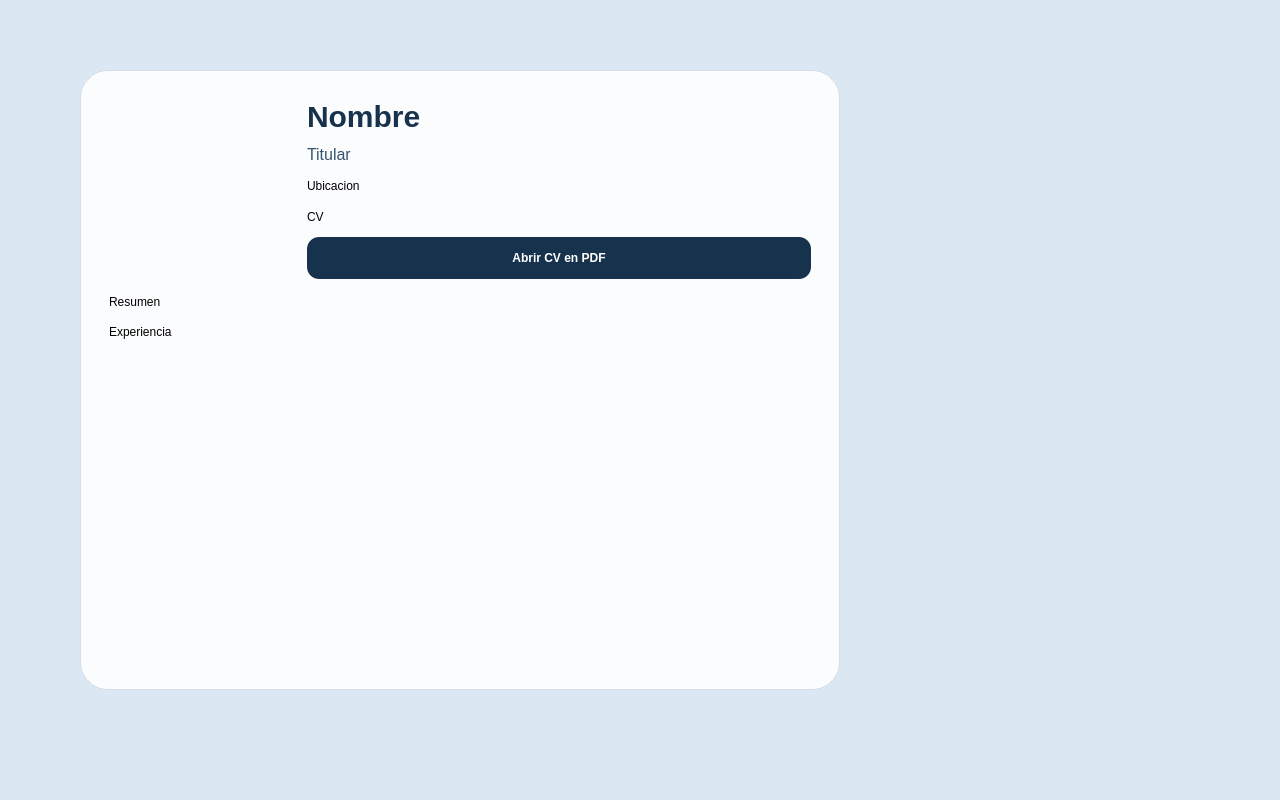
<?xml version="1.0" encoding="UTF-8"?>
<ui version="4.0">
 <class>Ventana</class>
 <widget class="QWidget" name="Ventana">
  <property name="geometry">
   <rect>
    <x>0</x>
    <y>0</y>
    <width>1280</width>
    <height>800</height>
   </rect>
  </property>
  <property name="windowTitle">
   <string>Ventana principal</string>
  </property>
  <property name="styleSheet">
   <string notr="true">QWidget {
    font-family: &quot;Segoe UI&quot;;
}
QLabel#backgroundLabel {
    background: #dbe7f3;
}
QFrame#overlayCard {
    background-color: rgba(255, 255, 255, 0.88);
    border: 1px solid rgba(20, 53, 82, 0.1);
    border-radius: 28px;
}
QPushButton {
    min-height: 42px;
    border-radius: 12px;
    background-color: #17324d;
    color: white;
    padding: 0 18px;
    font-weight: 700;
}
QLabel#nameLabel {
    font-size: 30px;
    font-weight: 800;
    color: #17324d;
}
QLabel#headlineLabel {
    font-size: 16px;
    color: #35546f;
}
QLabel#summaryTitleLabel, QLabel#experienceTitleLabel {
    font-size: 16px;
    font-weight: 700;
    color: #17324d;
}</string>
  </property>
  <widget class="QLabel" name="backgroundLabel">
   <property name="geometry">
    <rect>
     <x>0</x>
     <y>0</y>
     <width>1280</width>
     <height>800</height>
    </rect>
   </property>
   <property name="scaledContents">
    <bool>false</bool>
   </property>
  </widget>
  <widget class="QFrame" name="overlayCard">
   <property name="geometry">
    <rect>
     <x>80</x>
     <y>70</y>
     <width>760</width>
     <height>620</height>
    </rect>
   </property>
   <layout class="QVBoxLayout" name="verticalLayout">
    <property name="spacing">
     <number>16</number>
    </property>
    <property name="leftMargin">
     <number>28</number>
    </property>
    <property name="topMargin">
     <number>28</number>
    </property>
    <property name="rightMargin">
     <number>28</number>
    </property>
    <property name="bottomMargin">
     <number>28</number>
    </property>
    <item>
     <layout class="QHBoxLayout" name="headerLayout">
      <property name="spacing">
       <number>18</number>
      </property>
      <item>
       <widget class="QLabel" name="profilePhotoLabel">
        <property name="minimumSize">
         <size>
          <width>180</width>
          <height>180</height>
         </size>
        </property>
        <property name="maximumSize">
         <size>
          <width>180</width>
          <height>180</height>
         </size>
        </property>
        <property name="text">
         <string/>
        </property>
       </widget>
      </item>
      <item>
       <layout class="QVBoxLayout" name="identityLayout">
        <property name="spacing">
         <number>8</number>
        </property>
        <item>
         <widget class="QLabel" name="nameLabel">
          <property name="text">
           <string>Nombre</string>
          </property>
         </widget>
        </item>
        <item>
         <widget class="QLabel" name="headlineLabel">
          <property name="text">
           <string>Titular</string>
          </property>
          <property name="wordWrap">
           <bool>true</bool>
          </property>
         </widget>
        </item>
        <item>
         <widget class="QLabel" name="locationLabel">
          <property name="text">
           <string>Ubicacion</string>
          </property>
         </widget>
        </item>
        <item>
         <widget class="QLabel" name="cvMetaLabel">
          <property name="text">
           <string>CV</string>
          </property>
          <property name="wordWrap">
           <bool>true</bool>
          </property>
         </widget>
        </item>
        <item>
         <widget class="QPushButton" name="openCvButton">
          <property name="text">
           <string>Abrir CV en PDF</string>
          </property>
         </widget>
        </item>
       </layout>
      </item>
     </layout>
    </item>
    <item>
     <widget class="QLabel" name="summaryLabel">
      <property name="text">
       <string>Resumen</string>
      </property>
      <property name="wordWrap">
       <bool>true</bool>
      </property>
     </widget>
    </item>
    <item>
     <widget class="QLabel" name="experienceLabel">
      <property name="text">
       <string>Experiencia</string>
      </property>
      <property name="wordWrap">
       <bool>true</bool>
      </property>
     </widget>
    </item>
    <item>
     <spacer name="verticalSpacer">
      <property name="orientation">
       <enum>Qt::Orientation::Vertical</enum>
      </property>
      <property name="sizeHint" stdset="0">
       <size>
        <width>20</width>
        <height>40</height>
       </size>
      </property>
     </spacer>
    </item>
   </layout>
  </widget>
 </widget>
 <resources/>
 <connections/>
</ui>
